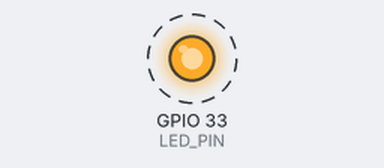
Recording of a sketch running on a simulated ESP32. Shown: output pins drawn as LEDs (lit = HIGH). Dashed ring = blinking.

Above: at 0.5 s.
Timing chart, 0 to 4.6 s (numbered marks = the images above):
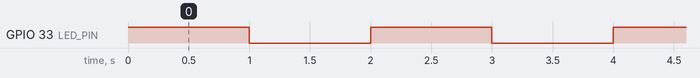

The sketch:

led.ino
```cpp
// LED PIN 33

const int LED_PIN = 33;

void setup() {
  // LEDピンを出力モードに設定
  pinMode(LED_PIN, OUTPUT);
}

void loop() {
  // LED ON
  digitalWrite(LED_PIN, HIGH);
  delay(1000);  // 1秒点灯

  // LED OFF
  digitalWrite(LED_PIN, LOW);
  delay(1000);  // 1秒消灯
}
```

Measured:
- by itself, GPIO 33 (LED_PIN): alternates HIGH for 1.0 s and LOW for 1.0 s
